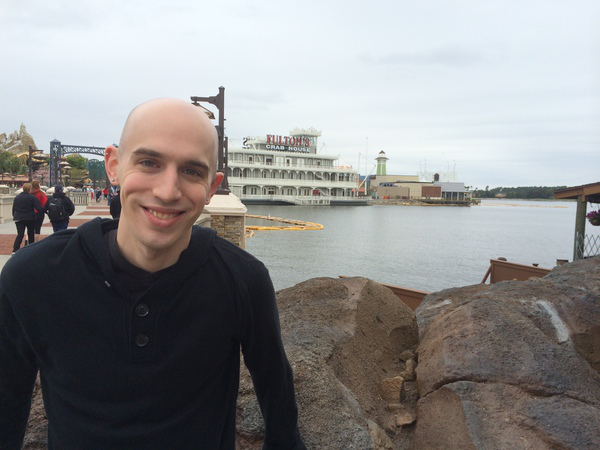
#> input picture notebook/Computer_Vision_Basics/input/florida_trip.png, 600 x 450 px
$ jupyter execute flipping.ipynb   (shell and % lines are left out)
#> lines starting #> are read from the running program, lines starting #| are printed output that depends on the picture
# Flipping

[cell 1]
import numpy as np
import imutils
import cv2

# 資料視覺化模組
import matplotlib.pyplot as plt

# 不要顯示惱人的 warning 訊息
import warnings
warnings.filterwarnings('ignore')

# 在 Notebook 裡可即時繪圖

# load the image and show it
image = cv2.imread("../input/florida_trip.png")
#> image is the input picture: shape (450, 600, 3); mean B, G, R 139.9, 140.1, 141

plt.rcParams['figure.figsize'] = [20, 10]
plt.rcParams.update({'font.size':13})
plt.title("Original")
plt.imshow(cv2.cvtColor(image, cv2.COLOR_BGR2RGB))
plt.show()

[cell 2]
# flip the image horizontally
flipped = cv2.flip(image, 1)
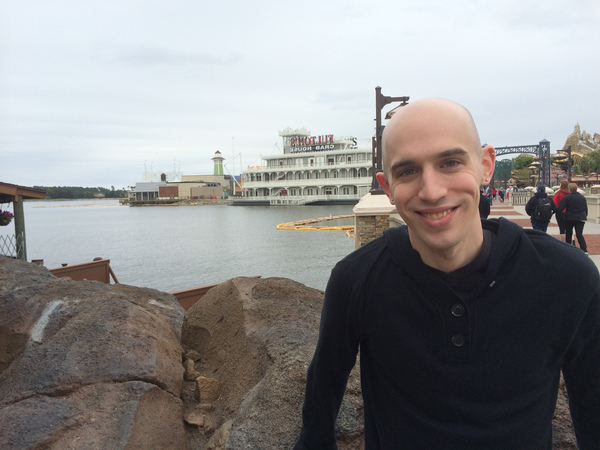
#> flipped: shape (450, 600, 3); mean B, G, R 139.9, 140.1, 141

plt.rcParams['figure.figsize'] = [20, 10]
plt.rcParams.update({'font.size':13})
plt.title("Flipped Horizontally")
plt.imshow(cv2.cvtColor(flipped, cv2.COLOR_BGR2RGB))
plt.show()

[cell 3]
# flip the image vertically
flipped = cv2.flip(image, 0)
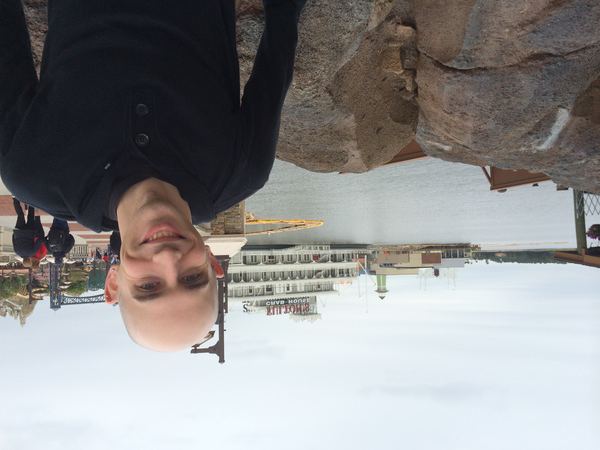
#> flipped: shape (450, 600, 3); mean B, G, R 139.9, 140.1, 141

plt.rcParams['figure.figsize'] = [20, 10]
plt.rcParams.update({'font.size':13})
plt.title("Flipped Vertically")
plt.imshow(cv2.cvtColor(flipped, cv2.COLOR_BGR2RGB))
plt.show()

[cell 4]
# flip the image along both axes
flipped = cv2.flip(image, -1)
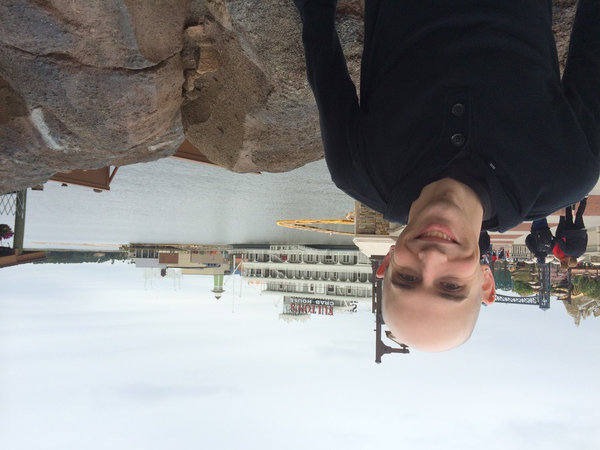
#> flipped: shape (450, 600, 3); mean B, G, R 139.9, 140.1, 141

plt.rcParams['figure.figsize'] = [20, 10]
plt.rcParams.update({'font.size':13})
plt.title("Flipped Horizontally & Vertically")
plt.imshow(cv2.cvtColor(flipped, cv2.COLOR_BGR2RGB))
plt.show()

## Quiz

[cell 5]
flipped_h = cv2.flip(image, 1)
(b, g, r) = flipped_h[235, 259]
#> b = 189; g = 192; r = 183
print("R: {r}, G: {g}, B: {b}".format(b=b, g=g, r=r))
#| R: 183, G: 192, B: 189

[cell 6]
rotated = imutils.rotate(flipped_h, 45)
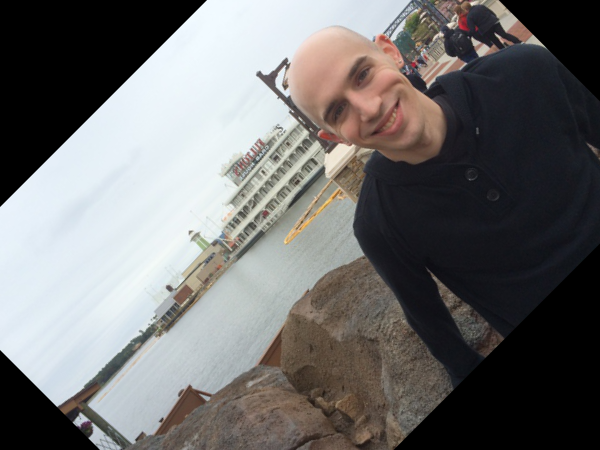
#> rotated: shape (450, 600, 3); mean B, G, R 110, 110.5, 111.4
flipped_v = cv2.flip(rotated, 0)
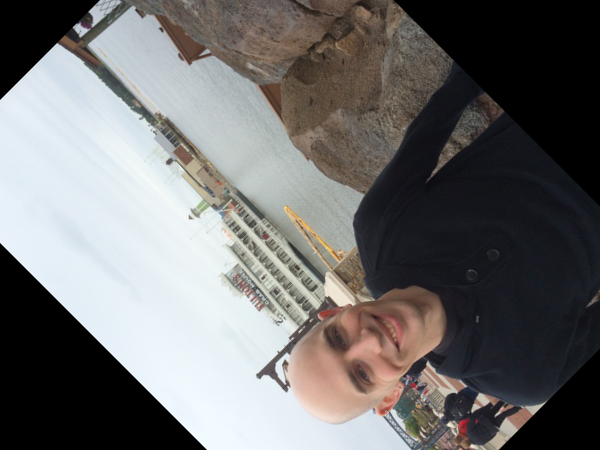
#> flipped_v: shape (450, 600, 3); mean B, G, R 110, 110.5, 111.4
(b, g, r) = flipped_v[189, 441]
#> b = 24; g = 19; r = 18
print("R: {r}, G: {g}, B: {b}".format(b=b, g=g, r=r))
#| R: 18, G: 19, B: 24

$ run again, with notebook/Computer_Vision_Basics/input/beach.png copied over notebook/Computer_Vision_Basics/input/florida_trip.png
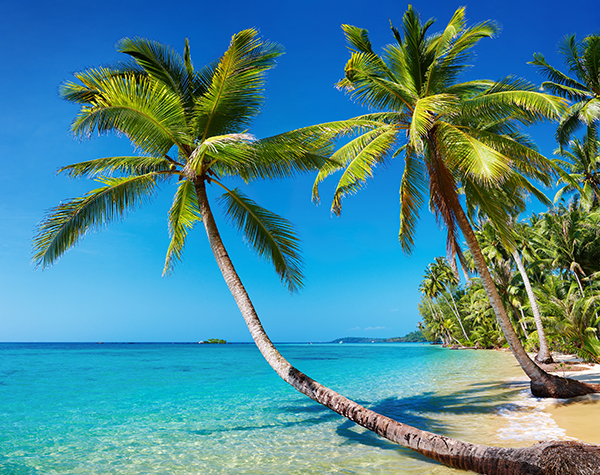
#> input picture notebook/Computer_Vision_Basics/input/beach.png, 600 x 475 px
#> image is the input picture: shape (475, 600, 3); mean B, G, R 148.4, 136.5, 73.3
#> `flipped = cv2.flip(image, -1)`:
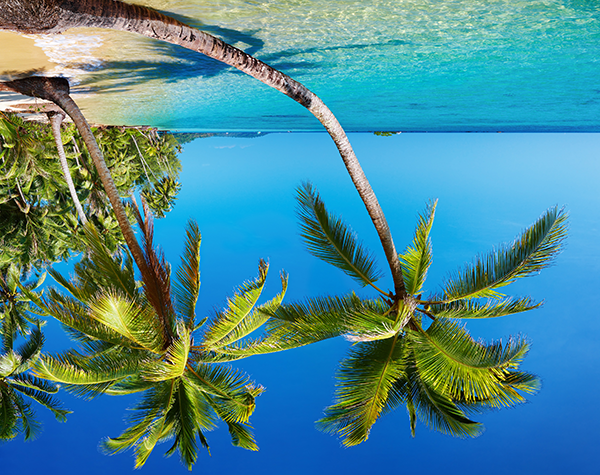
#> flipped: shape (475, 600, 3); mean B, G, R 148.4, 136.5, 73.3
#> `(b, g, r) = flipped_h[235, 259]`: b = 228; g = 162; r = 10
#| R: 10, G: 162, B: 228
#> `flipped_v = cv2.flip(rotated, 0)`:
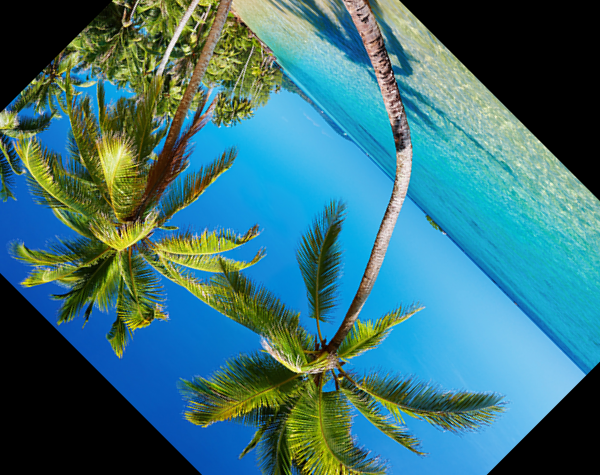
#> flipped_v: shape (475, 600, 3); mean B, G, R 120.3, 113, 58.1
#> `(b, g, r) = flipped_v[189, 441]`: b = 199; g = 170; r = 22
#| R: 22, G: 170, B: 199
